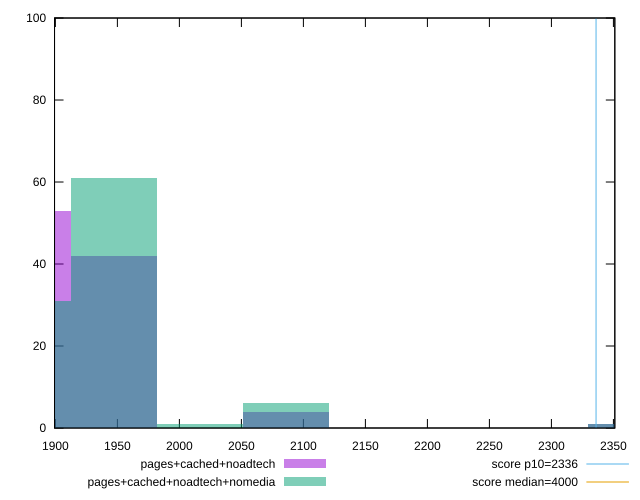

gnuplot code for this plot:
reset

$pagesCachedNoadtech <<EOF
2364.1882380952125 1
2086.0484453781287 4
1946.9785490195868 42
1877.4436008403159 53
EOF

$pagesCachedNoadtechNomedia <<EOF
2364.1882380952125 1
1946.9785490195868 61
1877.4436008403159 31
2016.5134971988577 1
2086.0484453781287 6
EOF

set key outside below
set boxwidth 69.53494817927096
set xrange [1899.3210000000001:2351.135]
set yrange [0:100]
set trange [0:100]
set style fill transparent solid 0.5 noborder

set parametric
set terminal svg size 640, 500 enhanced background rgb 'white'
set output "report_00016_2021-02-10T13-31-48.338Z/first-contentful-paint/comparison/histogram/2_vs_3.svg"

plot $pagesCachedNoadtech title "pages+cached+noadtech" with boxes, \
     $pagesCachedNoadtechNomedia title "pages+cached+noadtech+nomedia" with boxes, \
     2336,t title "score p10=2336", \
     4000,t title "score median=4000"

reset
